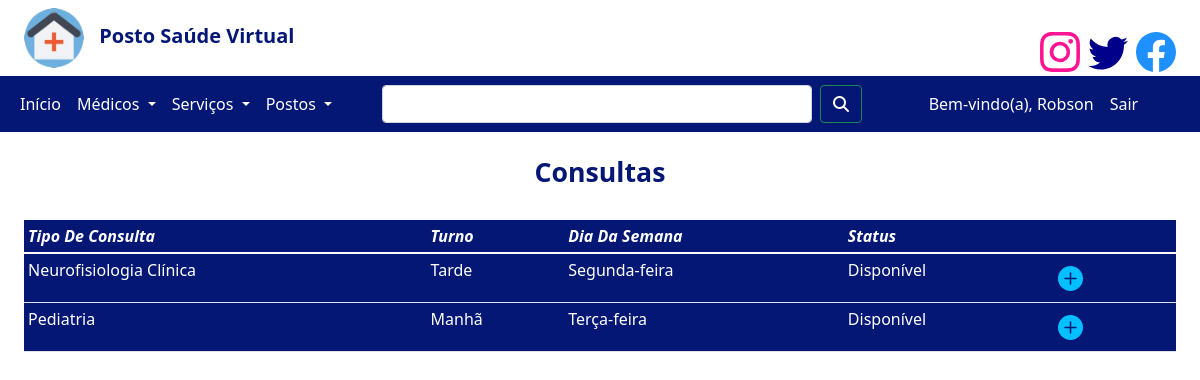
/cadastros/listar/tipoConsulta/ (signed in), run on an earlier commit of the app's database.
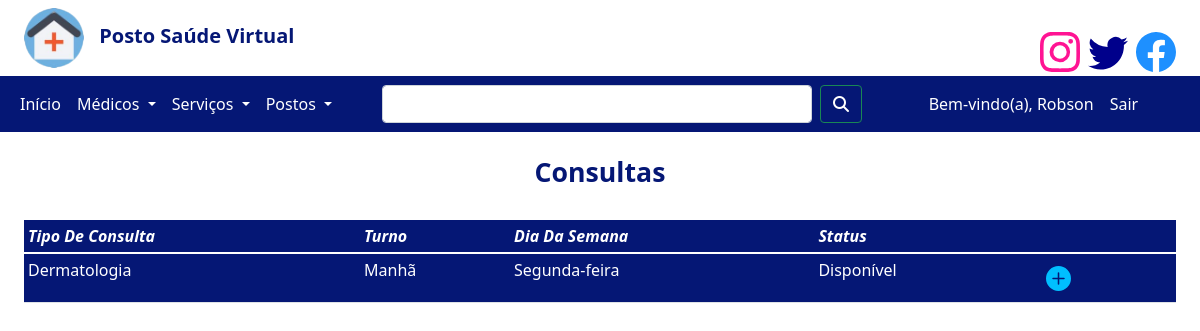
And on a later commit of the database.
### cadastros/models.py (models this page shows, shortened)
class AgendarConsulta(models.Model):
    tipo_Da_Consulta = models.CharField(max_length=256, unique=True)
    turno = models.CharField(max_length=5)
    dia_Da_Semana = models.CharField(max_length=13)
    status = models.BooleanField(default=True)

### cadastros/views.py (the view)
# urls.py: path('listar/tipoConsulta/', login_required(AgendarConsultarListView.as_view()), name='listar-tipo-consulta'),
class AgendarConsultarListView(ListView):
    model = AgendarConsulta
    template_name = 'cadastros/listas/tipoConsulta.html'

### cadastros/templates/cadastros/listas/tipoConsulta.html (shortened to what this page needs)
{% extends 'base.html' %}
{% load static %}
{% block conteudo %}
<link rel="stylesheet" href="{% static 'css/tipoConsulta.css' %}">
<div class="tabela">
<div class="table-responsive">
    <br>
    <h1> <center><b>Consultas</b></center></h1>
    <br>
    <table class="table table-blue table-sm">
        <thead>
            <tr>
                <th><i>Tipo De Consulta</i></th>
                <th><i>Turno</i></th>
                <th><i>Dia Da Semana</i></th>
                <th><i>Status</i></th>
                <th></th>
            </tr>
        </thead>
        <tbody>
            {% for agendamento in object_list %}
            <tr>
                <td>{{ agendamento.tipo_Da_Consulta }}</td>
                <td>{{ agendamento.turno }}</td>
                <td>{{ agendamento.dia_Da_Semana }}</td>
                <td>
                    {% if agendamento.status %}
                        Disponível
                    {% else %}
                        Não Disponível
                    {% endif %}
                </td>
                <td>
                    <button type="button" class="btn btn" data-bs-toggle="modal" data-bs-target="#exampleModal">
                      <svg xmlns="http://www.w3.org/2000/svg" width="25" height="25" fill="currentColor" color="#00BFFF" class="bi bi-plus-circle-fill" viewBox="0 0 16 16">
                        <path d="M16 8A8 8 0 1 1 0 8a8 8 0 0 1 16 0zM8.5 4.5a.5.5 0 0 0-1 0v3h-3a.5.5 0 0 0 0 1h3v3a.5.5 0 0 0 1 0v-3h3a.5.5 0 0 0 0-1h-3v-3z"/>
                      </svg>
                    </button>
            </tr>
            {% endfor %}
        </tbody>
    </table>
</div>
</div>
{% endblock %}

What changed in the data, as far as the page shows it:
removed AgendarConsulta: tipo_Da_Consulta "Pediatria", turno "Manhã", dia_Da_Semana "Terça-feira", status "Disponível"
changed AgendarConsulta "Segunda-feira": tipo_Da_Consulta "Neurofisiologia Clínica" → "Dermatologia"; turno "Tarde" → "Manhã"
